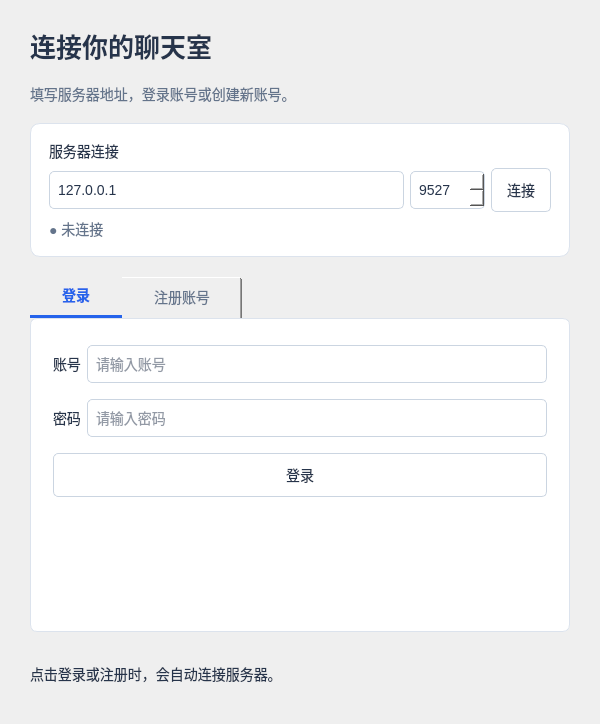
<?xml version="1.0" encoding="utf-8"?>
<ui version="4.0">
 <class>LoginPage</class>
 <widget class="QWidget" name="loginWindow">
  <property name="geometry">
   <rect>
    <x>0</x>
    <y>0</y>
    <width>600</width>
    <height>690</height>
   </rect>
  </property>
  <property name="minimumSize">
   <size>
    <width>560</width>
    <height>0</height>
   </size>
  </property>
  <property name="windowTitle">
   <string>聊天室 · 登录与注册</string>
  </property>
  <property name="styleSheet">
   <string>QWidget { font-family: 'Microsoft YaHei UI'; font-size: 14px; color: #26344b; }
  QWidget#loginWindow { background: #f3f6fb; }
  QFrame#serverCard { background: white; border: 1px solid #dce3ed; border-radius: 10px; }
  QLineEdit, QSpinBox { background: white; border: 1px solid #cbd5e1; border-radius: 5px; padding: 6px; }
  QLineEdit:focus, QSpinBox:focus { border: 1px solid #2563eb; }
  QPushButton { min-height: 34px; border: 1px solid #cbd5e1; border-radius: 5px; padding: 4px 15px; background: white; }
  QPushButton:hover { background: #edf3ff; }
  QPushButton[primary="true"] { background: #2563eb; color: white; border-color: #2563eb; }
  QPushButton[primary="true"]:hover { background: #1d4ed8; }
  QPushButton:disabled { background: #e2e8f0; color: #7b879a; border-color: #dce3ed; }
  QTabWidget::pane { background: white; border: 1px solid #dce3ed; border-radius: 7px; }
  QTabBar::tab { padding: 12px 32px; color: #64748b; }
  QTabBar::tab:selected { color: #2563eb; font-weight: bold; border-bottom: 3px solid #2563eb; }</string>
  </property>
  <layout class="QVBoxLayout" name="mainLayout">
   <property name="spacing">
    <number>18</number>
   </property>
   <property name="leftMargin">
    <number>30</number>
   </property>
   <property name="topMargin">
    <number>26</number>
   </property>
   <property name="rightMargin">
    <number>30</number>
   </property>
   <property name="bottomMargin">
    <number>26</number>
   </property>
   <item>
    <widget class="QLabel" name="titleLabel">
     <property name="text">
      <string>连接你的聊天室</string>
     </property>
     <property name="styleSheet">
      <string>font-size: 26px; font-weight: bold;</string>
     </property>
    </widget>
   </item>
   <item>
    <widget class="QLabel" name="subtitleLabel">
     <property name="text">
      <string>填写服务器地址，登录账号或创建新账号。</string>
     </property>
     <property name="styleSheet">
      <string>color: #64748b;</string>
     </property>
    </widget>
   </item>
   <item>
    <widget class="QFrame" name="serverCard">
     <layout class="QVBoxLayout" name="serverLayout">
      <property name="leftMargin">
       <number>18</number>
      </property>
      <property name="topMargin">
       <number>16</number>
      </property>
      <property name="rightMargin">
       <number>18</number>
      </property>
      <property name="bottomMargin">
       <number>16</number>
      </property>
      <item>
       <widget class="QLabel" name="serverTitleLabel">
        <property name="text">
         <string>服务器连接</string>
        </property>
       </widget>
      </item>
      <item>
       <layout class="QHBoxLayout" name="addressLayout" stretch="1,0,0">
        <item>
         <widget class="QLineEdit" name="serverHost">
          <property name="minimumSize">
           <size>
            <width>0</width>
            <height>38</height>
           </size>
          </property>
          <property name="placeholderText">
           <string>服务器 IP 或主机名</string>
          </property>
          <property name="maxLength">
           <number>253</number>
          </property>
          <property name="text">
           <string>127.0.0.1</string>
          </property>
          <property name="accessibleName">
           <string>服务器地址</string>
          </property>
         </widget>
        </item>
        <item>
         <widget class="QSpinBox" name="serverPort">
          <property name="minimumSize">
           <size>
            <width>0</width>
            <height>38</height>
           </size>
          </property>
          <property name="accessibleName">
           <string>服务器端口</string>
          </property>
          <property name="minimum">
           <number>1</number>
          </property>
          <property name="maximum">
           <number>65535</number>
          </property>
          <property name="value">
           <number>9527</number>
          </property>
         </widget>
        </item>
        <item>
         <widget class="QPushButton" name="connectButton">
          <property name="text">
           <string>连接</string>
          </property>
         </widget>
        </item>
       </layout>
      </item>
      <item>
       <widget class="QLabel" name="connectionStatus">
        <property name="text">
         <string>● 未连接</string>
        </property>
        <property name="styleSheet">
         <string>color: #64748b;</string>
        </property>
       </widget>
      </item>
     </layout>
    </widget>
   </item>
   <item>
    <widget class="QStackedWidget" name="pages">
     <property name="currentIndex">
      <number>0</number>
     </property>
     <widget class="QWidget" name="authPage">
      <layout class="QVBoxLayout" name="authPageLayout">
       <property name="leftMargin">
        <number>0</number>
       </property>
       <property name="topMargin">
        <number>0</number>
       </property>
       <property name="rightMargin">
        <number>0</number>
       </property>
       <property name="bottomMargin">
        <number>0</number>
       </property>
       <item>
        <widget class="QTabWidget" name="authTabs">
         <property name="currentIndex">
          <number>0</number>
         </property>
         <widget class="QWidget" name="loginTab">
          <attribute name="title">
           <string>登录</string>
          </attribute>
          <layout class="QFormLayout" name="loginForm">
           <property name="fieldGrowthPolicy">
            <enum>QFormLayout::AllNonFixedFieldsGrow</enum>
           </property>
           <property name="verticalSpacing">
            <number>16</number>
           </property>
           <property name="leftMargin">
            <number>22</number>
           </property>
           <property name="topMargin">
            <number>26</number>
           </property>
           <property name="rightMargin">
            <number>22</number>
           </property>
           <property name="bottomMargin">
            <number>24</number>
           </property>
           <item row="0" column="0">
            <widget class="QLabel" name="loginAccountLabel">
             <property name="text">
              <string>账号</string>
             </property>
             <property name="buddy">
              <cstring>loginAccount</cstring>
             </property>
            </widget>
           </item>
           <item row="0" column="1">
            <widget class="QLineEdit" name="loginAccount">
             <property name="minimumSize">
              <size>
               <width>0</width>
               <height>38</height>
              </size>
             </property>
             <property name="placeholderText">
              <string>请输入账号</string>
             </property>
             <property name="maxLength">
              <number>64</number>
             </property>
            </widget>
           </item>
           <item row="1" column="0">
            <widget class="QLabel" name="loginPasswordLabel">
             <property name="text">
              <string>密码</string>
             </property>
             <property name="buddy">
              <cstring>loginPassword</cstring>
             </property>
            </widget>
           </item>
           <item row="1" column="1">
            <widget class="QLineEdit" name="loginPassword">
             <property name="minimumSize">
              <size>
               <width>0</width>
               <height>38</height>
              </size>
             </property>
             <property name="placeholderText">
              <string>请输入密码</string>
             </property>
             <property name="maxLength">
              <number>1024</number>
             </property>
             <property name="echoMode">
              <enum>QLineEdit::Password</enum>
             </property>
            </widget>
           </item>
           <item row="2" column="0" colspan="2">
            <widget class="QPushButton" name="loginButton">
             <property name="text">
              <string>登录</string>
             </property>
             <property name="primary" stdset="0">
              <bool>true</bool>
             </property>
            </widget>
           </item>
          </layout>
         </widget>
         <widget class="QWidget" name="registerTab">
          <attribute name="title">
           <string>注册账号</string>
          </attribute>
          <layout class="QFormLayout" name="registrationForm">
           <property name="fieldGrowthPolicy">
            <enum>QFormLayout::AllNonFixedFieldsGrow</enum>
           </property>
           <property name="verticalSpacing">
            <number>16</number>
           </property>
           <property name="leftMargin">
            <number>22</number>
           </property>
           <property name="topMargin">
            <number>26</number>
           </property>
           <property name="rightMargin">
            <number>22</number>
           </property>
           <property name="bottomMargin">
            <number>24</number>
           </property>
           <item row="0" column="0">
            <widget class="QLabel" name="registerAccountLabel">
             <property name="text">
              <string>账号</string>
             </property>
             <property name="buddy">
              <cstring>registerAccount</cstring>
             </property>
            </widget>
           </item>
           <item row="0" column="1">
            <widget class="QLineEdit" name="registerAccount">
             <property name="minimumSize">
              <size>
               <width>0</width>
               <height>38</height>
              </size>
             </property>
             <property name="placeholderText">
              <string>1–64 位字母、数字、_ 或 -</string>
             </property>
             <property name="maxLength">
              <number>64</number>
             </property>
            </widget>
           </item>
           <item row="1" column="0">
            <widget class="QLabel" name="registerNicknameLabel">
             <property name="text">
              <string>昵称</string>
             </property>
             <property name="buddy">
              <cstring>registerNickname</cstring>
             </property>
            </widget>
           </item>
           <item row="1" column="1">
            <widget class="QLineEdit" name="registerNickname">
             <property name="minimumSize">
              <size>
               <width>0</width>
               <height>38</height>
              </size>
             </property>
             <property name="placeholderText">
              <string>昵称，最多 128 个 UTF-8 字节</string>
             </property>
             <property name="maxLength">
              <number>128</number>
             </property>
            </widget>
           </item>
           <item row="2" column="0">
            <widget class="QLabel" name="registerPasswordLabel">
             <property name="text">
              <string>密码</string>
             </property>
             <property name="buddy">
              <cstring>registerPassword</cstring>
             </property>
            </widget>
           </item>
           <item row="2" column="1">
            <widget class="QLineEdit" name="registerPassword">
             <property name="minimumSize">
              <size>
               <width>0</width>
               <height>38</height>
              </size>
             </property>
             <property name="placeholderText">
              <string>密码，8–1024 个 UTF-8 字节</string>
             </property>
             <property name="maxLength">
              <number>1024</number>
             </property>
             <property name="echoMode">
              <enum>QLineEdit::Password</enum>
             </property>
            </widget>
           </item>
           <item row="3" column="0">
            <widget class="QLabel" name="confirmPasswordLabel">
             <property name="text">
              <string>确认密码</string>
             </property>
             <property name="buddy">
              <cstring>confirmPassword</cstring>
             </property>
            </widget>
           </item>
           <item row="3" column="1">
            <widget class="QLineEdit" name="confirmPassword">
             <property name="minimumSize">
              <size>
               <width>0</width>
               <height>38</height>
              </size>
             </property>
             <property name="placeholderText">
              <string>再次输入密码</string>
             </property>
             <property name="maxLength">
              <number>1024</number>
             </property>
             <property name="echoMode">
              <enum>QLineEdit::Password</enum>
             </property>
            </widget>
           </item>
           <item row="4" column="0" colspan="2">
            <widget class="QPushButton" name="registerButton">
             <property name="text">
              <string>创建账号</string>
             </property>
             <property name="primary" stdset="0">
              <bool>true</bool>
             </property>
            </widget>
           </item>
          </layout>
         </widget>
        </widget>
       </item>
      </layout>
     </widget>
     <widget class="QWidget" name="loggedInPage">
      <layout class="QVBoxLayout" name="successLayout">
       <item>
        <spacer name="successTopSpacer">
         <property name="orientation">
          <enum>Qt::Vertical</enum>
         </property>
         <property name="sizeHint" stdset="0">
          <size>
           <width>20</width>
           <height>40</height>
          </size>
         </property>
        </spacer>
       </item>
       <item>
        <widget class="QLabel" name="successTitleLabel">
         <property name="text">
          <string>登录成功</string>
         </property>
         <property name="alignment">
          <set>Qt::AlignCenter</set>
         </property>
         <property name="styleSheet">
          <string>font-size: 24px; color: #15803d; font-weight: bold;</string>
         </property>
        </widget>
       </item>
       <item>
        <widget class="QLabel" name="currentAccount">
         <property name="text">
          <string></string>
         </property>
         <property name="alignment">
          <set>Qt::AlignCenter</set>
         </property>
        </widget>
       </item>
       <item>
        <widget class="QLabel" name="successDescriptionLabel">
         <property name="text">
          <string>欢迎回来，已与聊天室服务器建立连接。</string>
         </property>
         <property name="alignment">
          <set>Qt::AlignCenter</set>
         </property>
         <property name="wordWrap">
          <bool>true</bool>
         </property>
        </widget>
       </item>
       <item>
        <spacer name="successButtonSpacer">
         <property name="orientation">
          <enum>Qt::Vertical</enum>
         </property>
         <property name="sizeType">
          <enum>QSizePolicy::Fixed</enum>
         </property>
         <property name="sizeHint" stdset="0">
          <size>
           <width>0</width>
           <height>20</height>
          </size>
         </property>
        </spacer>
       </item>
       <item>
        <widget class="QPushButton" name="returnToLoginButton">
         <property name="text">
          <string>断开连接，返回登录</string>
         </property>
        </widget>
       </item>
       <item>
        <spacer name="successBottomSpacer">
         <property name="orientation">
          <enum>Qt::Vertical</enum>
         </property>
         <property name="sizeHint" stdset="0">
          <size>
           <width>20</width>
           <height>40</height>
          </size>
         </property>
        </spacer>
       </item>
      </layout>
     </widget>
    </widget>
   </item>
   <item>
    <widget class="QLabel" name="requestStatus">
     <property name="text">
      <string>点击登录或注册时，会自动连接服务器。</string>
     </property>
     <property name="minimumSize">
      <size>
       <width>0</width>
       <height>48</height>
      </size>
     </property>
     <property name="wordWrap">
      <bool>true</bool>
     </property>
    </widget>
   </item>
   <item>
    <spacer name="bottomSpacer">
     <property name="orientation">
      <enum>Qt::Vertical</enum>
     </property>
     <property name="sizeHint" stdset="0">
      <size>
       <width>20</width>
       <height>40</height>
      </size>
     </property>
    </spacer>
   </item>
  </layout>
 </widget>
 <tabstops>
  <tabstop>serverHost</tabstop>
  <tabstop>serverPort</tabstop>
  <tabstop>connectButton</tabstop>
  <tabstop>authTabs</tabstop>
  <tabstop>loginAccount</tabstop>
  <tabstop>loginPassword</tabstop>
  <tabstop>loginButton</tabstop>
  <tabstop>registerAccount</tabstop>
  <tabstop>registerNickname</tabstop>
  <tabstop>registerPassword</tabstop>
  <tabstop>confirmPassword</tabstop>
  <tabstop>registerButton</tabstop>
  <tabstop>returnToLoginButton</tabstop>
 </tabstops>
 <resources />
 <connections />
</ui>
